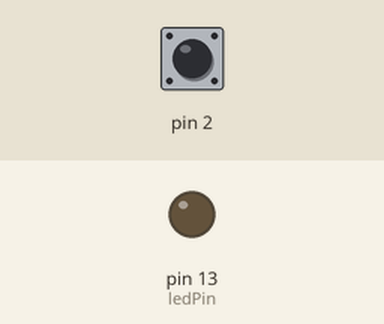
Bench run of a sketch on a simulated Arduino Uno, built with avr-gcc and run on an emulated ATmega328P. Shown: output pins drawn as LEDs (lit = HIGH). Inputs (shaded band) come from the test bench; at power-on: pin 2 HIGH.

Above: at 1.2 s.
1.3 s: pin 2 pulled LOW for 0.15 s
At 1.7 s:
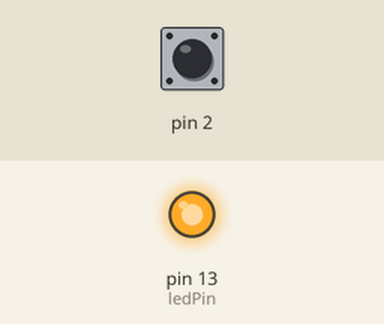
Timing chart, 0 to 4.5 s (numbered marks = the images above; inputs shaded):
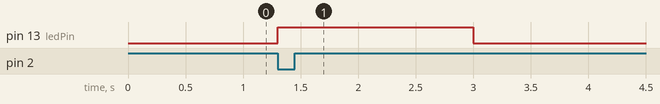

The sketch:

base.ino
```cpp
/*
   Interrupt base

   Utilizzo di un interrupt ala Arduino per intercettare
   la pressione di un bottone.

   Un momentary switch e' collegato in PULL UP al PIN D2
   La Interrupt Service Routine reazioneISR viene associata all'interrupt 0
   che reagisce al passaggio di stato 5v -> 0v del PIN D2

   La pressione del bottone causa l'accensione del bottone
   che viene spento periodicamente ogni 3 secondi nel loop,
   il delay non pregiudica la percezione dell'evento.

Schema: https://www.arduino.cc/en/uploads/Tutorial/inputPullupButton.png

 */

int ledPin = 13;

void setup()
{
  pinMode(ledPin, OUTPUT);
  pinMode(2, INPUT_PULLUP);
  attachInterrupt(0, reazioneISR, FALLING); // 0 e' l'interrupt numero 0
      // connesso al PIN D2, l'interrupt 1 e' connesso al PIN D3
      // eventoAttivo : nome della funzione da richiamare
      // per un ISRs e' sempre VOID
      // LOW | RISING | FALLIN | CHANGE | HIGH
}

void loop()
{
  // Varie altre cose che da cui non dipende la gestione dell'interrupt
  delay(3000);
  digitalWrite(ledPin,LOW);
}

void reazioneISR() // Sempre VOID
{
  digitalWrite(ledPin, HIGH);
}
```

Measured:
- after the input at 1.3 s, pin 13 (ledPin): LOW → HIGH at once, → LOW 1.7 s later
